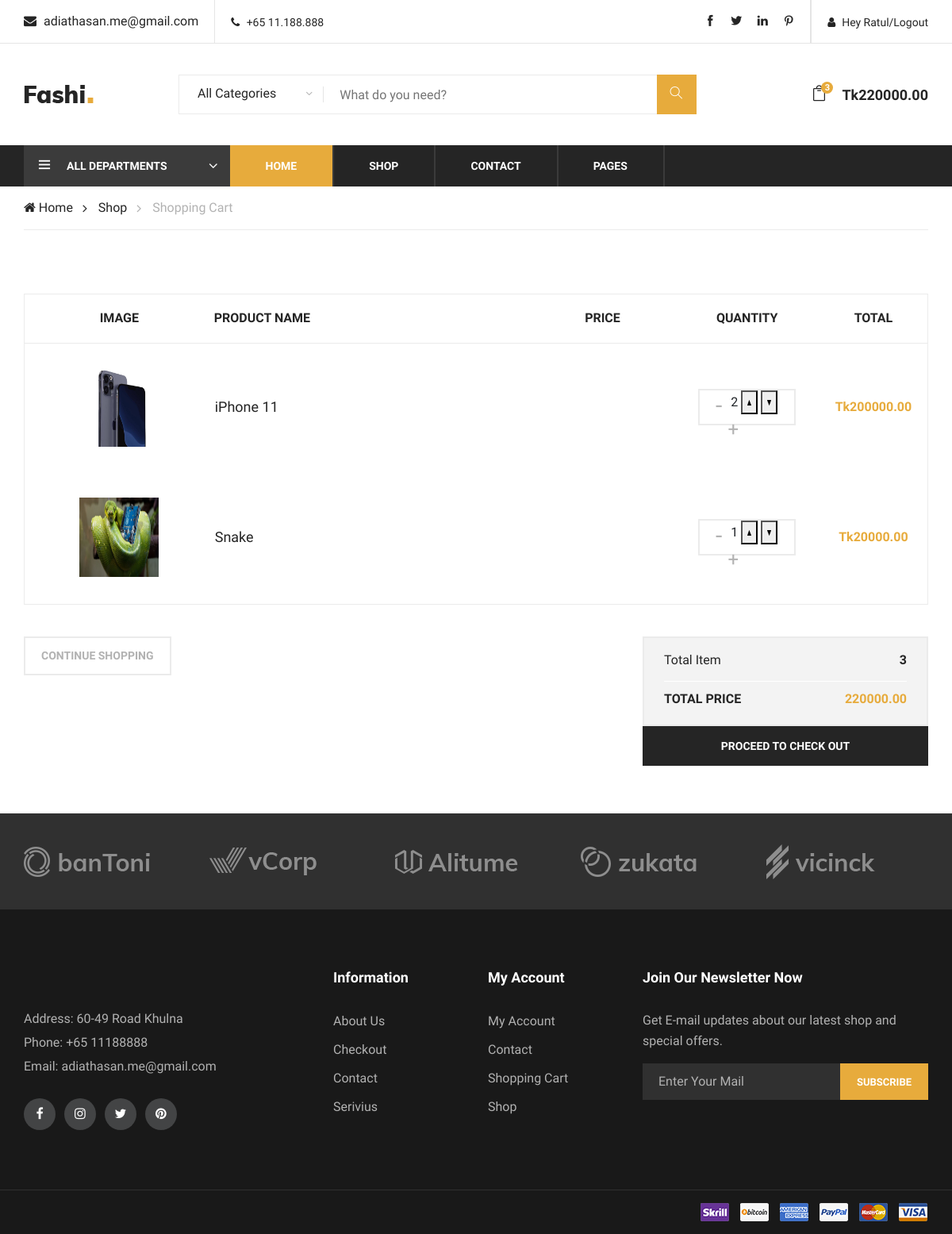
Page /shopping-cart/ (signed in) on the earlier database version.
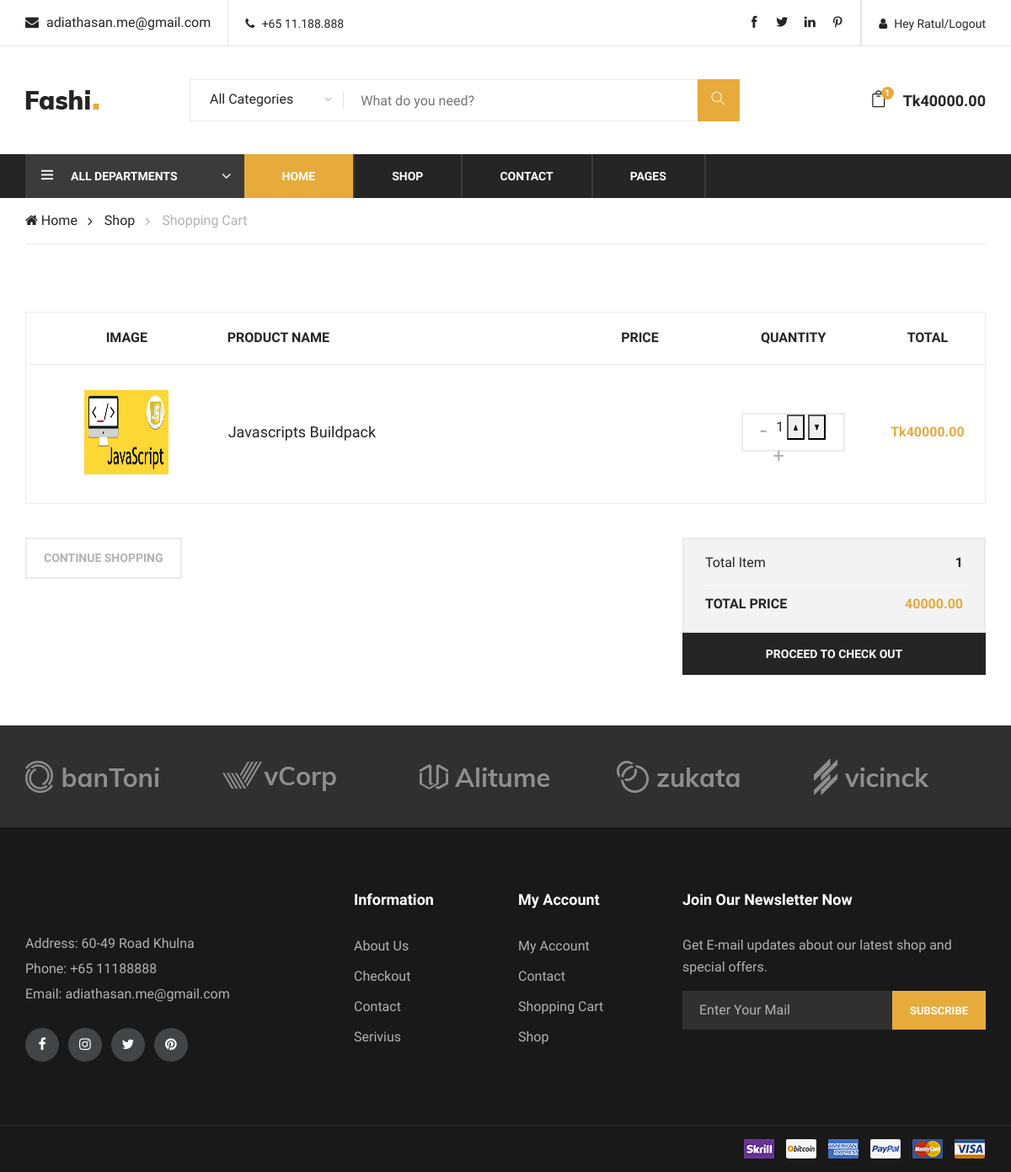
Same page on the later database version.
### ecommerce/models.py (models this page shows, shortened)
class OrderItem(models.Model):
    product = models.ForeignKey(Product, on_delete=models.SET_NULL, null=True)
    order = models.ForeignKey(Order, on_delete=models.SET_NULL, null=True)
    quantity = models.IntegerField(default=0, blank=True, null=True)
    date_added = models.DateTimeField(auto_now_add=True)
    @property
    def get_total(self):
        total = self.product.price * self.quantity
        return total

class Product(models.Model):
    title = models.CharField(max_length=100, null=False, blank=False)
    description = models.TextField(blank=True, null=True)
    price = models.DecimalField(decimal_places=2, max_digits=100, default=31.50)
    discount_price = models.DecimalField(decimal_places=2, max_digits=100, default=31.50)
    time_stamp = models.DateTimeField(auto_now_add=True, auto_now=False)
    Updated = models.DateTimeField(auto_now_add=False, auto_now=True)
    active = models.BooleanField(default=True)
    digital = models.BooleanField(default=False)
    img = models.ImageField(blank=False, null=False, verbose_name='Image Of Product')
    CATEGORY = (
        ('men', 'men'),
        ('women', 'women'),
        ('kids', 'kids'),
        ('accessories', 'accessories'),
    )
    category = models.CharField(max_length=50, choices=CATEGORY)
    @property
    def imageURL(self):
        try:
            url = self.img.url
        except:
            url = ''
        return url

class Order(models.Model):
    customer = models.ForeignKey(Customer, on_delete=models.SET_NULL, blank=True, null=True)
    date_ordered = models.DateTimeField(auto_now_add=True)
    complete = models.BooleanField(default=False)
    transaction_id = models.CharField(max_length=200, null=True, blank=True, unique=True, default=uuid.uuid4)
    @property
    def get_total_price(self):
        orders = self.orderitem_set.all()
        total = sum([item.get_total for item in orders])
        return total
    @property
    def get_total_item(self):
        orders = self.orderitem_set.all()
        total = sum([item.quantity for item in orders])
        return total

### ecommerce/views.py (the view)
# urls.py: path('shopping-cart/', shopping_cart, name='shopping-cart'),
def shopping_cart(request):
    if request.user.is_authenticated:
        customer = request.user.customer
        order, created = Order.objects.get_or_create(customer=customer, complete=False)
        items = order.orderitem_set.all()
        cartPrice = order.get_total_price
        cartItems = order.get_total_item
    else:
        items = []
        order = {'get_total_price': 0, 'get_total_item': 0, 'shipping': False}
        cartItems = order['get_total_item']
        cartPrice = order['get_total_price']
    context = {'items': items, 'order': order, 'cartItems': cartItems, 'cartPrice': cartPrice}
    return render(request, 'ecommerce/shopping-cart.html', context)

### ecommerce/templates/ecommerce/shopping-cart.html
{% extends 'ecommerce/base.html' %}
{% load static %}
{% block content %}
    <div class="breacrumb-section">
        <div class="container">
            <div class="row">
                <div class="col-lg-12">
                    <div class="breadcrumb-text product-more">
                        <a href="./home.html"><i class="fa fa-home"></i> Home</a>
                        <a href="./shop.html">Shop</a>
                        <span>Shopping Cart</span>
                    </div>
                </div>
            </div>
        </div>
    </div>
    <section class="shopping-cart spad">
        <div class="container">
            <div class="row">
                <div class="col-lg-12">
                    <div class="cart-table">
                        <table>
                            <thead>
                                <tr>
                                    <th>Image</th>
                                    <th class="p-name">Product Name</th>
                                    <th>Price</th>
                                    <th>Quantity</th>
                                    <th>Total</th>
                                </tr>
                            </thead>
                            <tbody>
                                {% for item in items %}
                                <tr>
                                    <td class="cart-pic first-row"><img src="{{item.product.imageURL}}" alt="" width="100" height="100"></td>
                                    <td class="cart-title first-row">
                                        <h5>{{item.product.title}}</h5>
                                    </td>
                                    <td class="p-price first-row">{{item.product.Discount_price}}</td>
                                    <td class="qua-col first-row">
                                        <div class="quantity">
                                            <div class="pro-qty">
                                                {{item.quantity}}
                                                <button data-action="add" data-product="{{item.product.id}}" class="update-cart"><img src="{% static 'img/arrow-up.png' %}" alt="" height="7" width="5"></button>
                                                <button data-action="remove" data-product="{{item.product.id}}" class="update-cart"><img src="{% static 'img/arrow-down.png' %}" alt="" height="7" width="5"></button>
                                            </div>
                                        </div>
                                    </td>
                                    <td class="total-price first-row">Tk{{item.get_total}}</td>
                                </tr>
                            {% endfor %}
                            </tbody>
                        </table>
                    </div>
                    <div class="row">
                        <div class="col-lg-4">
                            <div class="cart-buttons">
                                <a href="{% url 'shop' %}" class="primary-btn continue-shop">Continue shopping</a>
                            </div>
                        </div>
                        <div class="col-lg-4 offset-lg-4">
                            <div class="proceed-checkout">
                                <ul>
                                    <li class="subtotal">Total Item <span>{{order.get_total_item}}</span></li>
                                    <li class="cart-total">Total Price <span>{{order.get_total_price}}</span></li>
                                </ul>
                                <a href="{% url 'checkout' %}" class="proceed-btn">PROCEED TO CHECK OUT</a>
                            </div>
                        </div>
                    </div>
                </div>
            </div>
        </div>
    </section>
 {% endblock %}

### ecommerce/templates/ecommerce/Head.html (shortened to what this page needs)
{% load static %}
    <header class="header-section">
        <div class="header-top">
            <div class="container">
                <div class="ht-left">
                    <div class="mail-service">
                        <i class=" fa fa-envelope"></i>
                        adiathasan.me@gmail.com
                    </div>
                    <div class="phone-service">
                        <i class=" fa fa-phone"></i>
                        +65 11.188.888
                    </div>
                </div>
                <div class="ht-right">
                    {% if not request.user.is_authenticated %}
                    <a href="{% url 'login' %}" class="login-panel"><i class="fa fa-user"></i>Login</a>
                    {% else %}
                     <a href="{% url 'logout' %}" class="login-panel"><i class="fa fa-user"></i>Hey {{request.user}}/Logout</a>
                    {% endif %}
                    <div class="top-social">
                        <a href="#"><i class="ti-facebook"></i></a>
                        <a href="#"><i class="ti-twitter-alt"></i></a>
                        <a href="#"><i class="ti-linkedin"></i></a>
                        <a href="#"><i class="ti-pinterest"></i></a>
                    </div>
                </div>
            </div>
        </div>
        <div class="container">
            <div class="inner-header">
                <div class="row">
                    <div class="col-lg-2 col-md-2">
                        <div class="logo">
                            <a href="{% url 'home' %}">
                                <img src="{% static 'img/logo.png' %}" alt="">
                            </a>
                        </div>
                    </div>
                    <div class="col-lg-7 col-md-7">
                        <div class="advanced-search">
                            <button type="button" class="category-btn">All Categories</button>
                            <div class="input-group">
                                <form action="/s/" role="search">
                                    <input type="text" name="q" placeholder="What do you need?">
                                    <button type="submit" ><i class="ti-search"></i></button>
                                </form>
                            </div>
                        </div>
                    </div>
                    <div class="col-lg-3 text-right col-md-3">
                        {% if request.user.is_authenticated %}
                        <ul class="nav-right">
                            <li class="cart-icon">
                                <a href="{% url 'shopping-cart' %}">
                                    <i class="icon_bag_alt"></i>
                                    <span>{{cartItems}}</span>
                                </a>
                            </li>
                            {% if cartPrice != 0  %}
                            <li class="cart-price">Tk{{cartPrice}}</li>
                            {% endif %}
                        </ul>
                        {% endif %}
                    </div>
                </div>
            </div>
        </div>
        <div class="nav-item">
            <div class="container">
                <div class="nav-depart">
                    <div class="depart-btn">
                        <i class="ti-menu"></i>
                        <span>All departments</span>
                    </div>
                </div>
                <nav class="nav-menu mobile-menu">
                    <ul>
                        <li class="active"><a href="/">Home</a></li>
                        <li><a href="{% url 'shop' %}">Shop</a></li>
                        <li><a href="{% url 'contact' %}">Contact</a></li>
                        <li><a href="#">Pages</a>
                        </li>
                    </ul>
                </nav>
            </div>
        </div>
    </header>

Differences in the rows shown:
no longer on this page (row unchanged): OrderItem: product.imageURL (picture), product "iPhone 11", quantity "2", get_total "200000.00"
no longer on this page (row unchanged): OrderItem: product.imageURL (picture), product "Snake", quantity "1", get_total "20000.00"
no longer on this page (row edited): Order: get_total_item "3", get_total_price "220000.00"
added OrderItem: product.imageURL (picture), product "Javascripts Buildpack", quantity "1", get_total "40000.00"
added Order: get_total_item "1", get_total_price "40000.00"
Other differences:
{{ cartItems }}: "3" → "1"
{{ cartPrice }}: "220000.00" → "40000.00"
